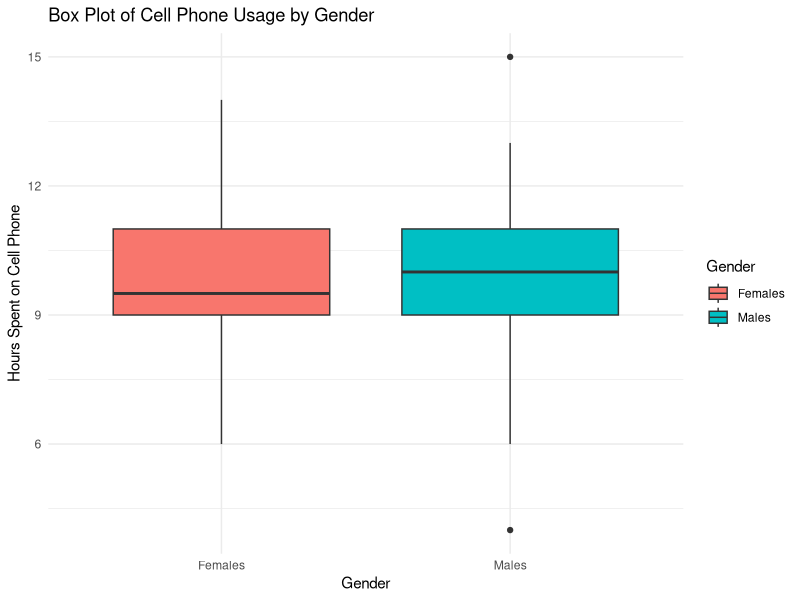
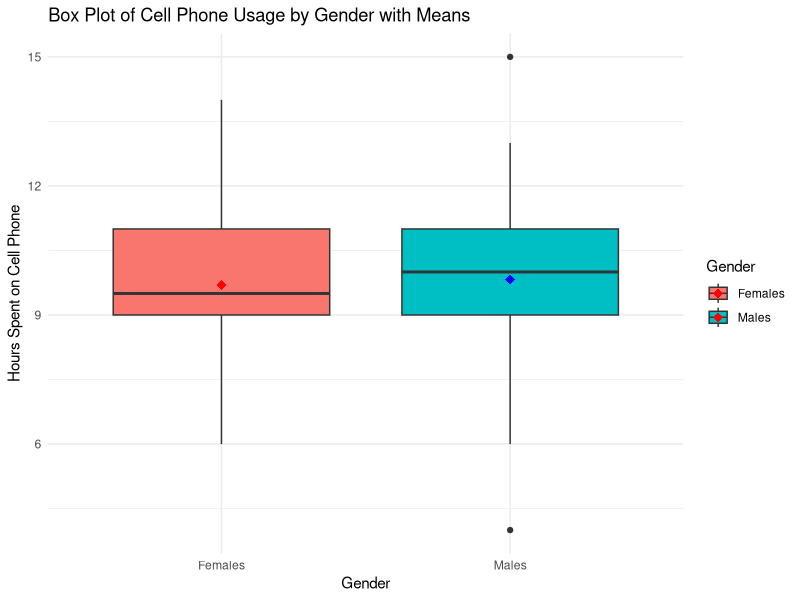
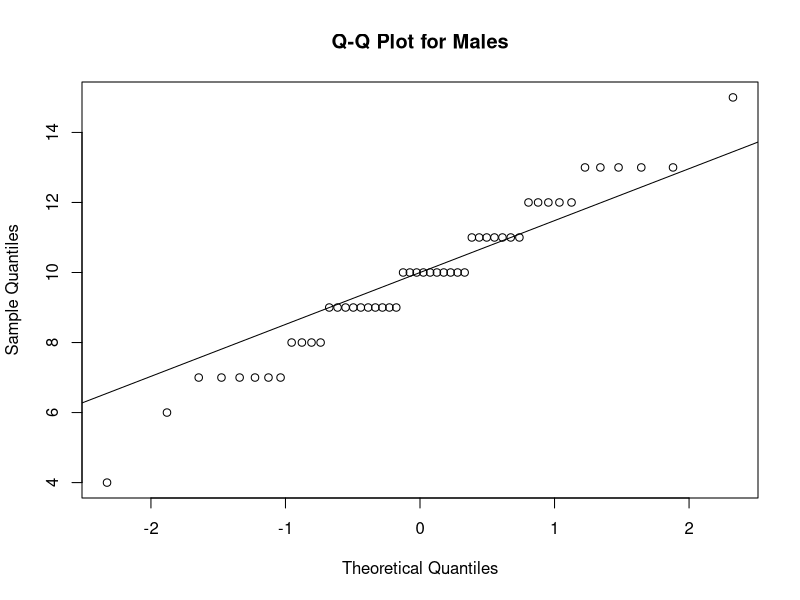
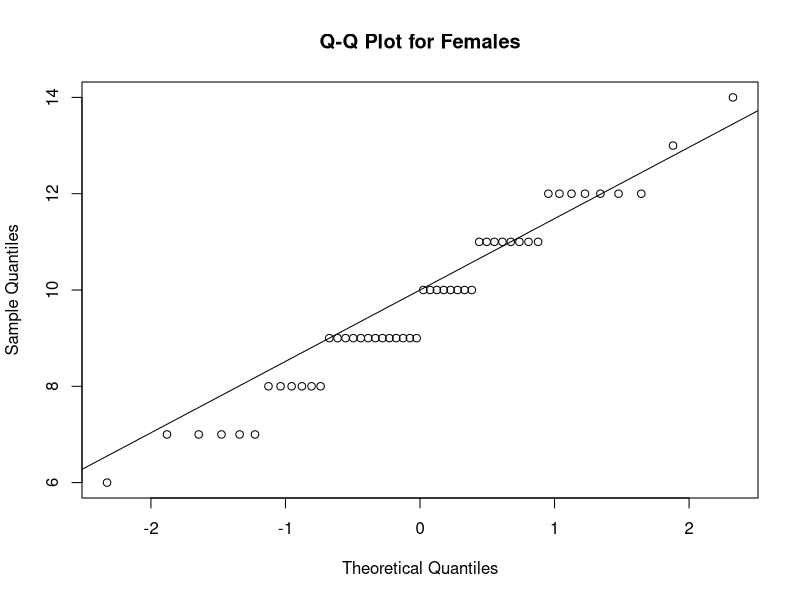
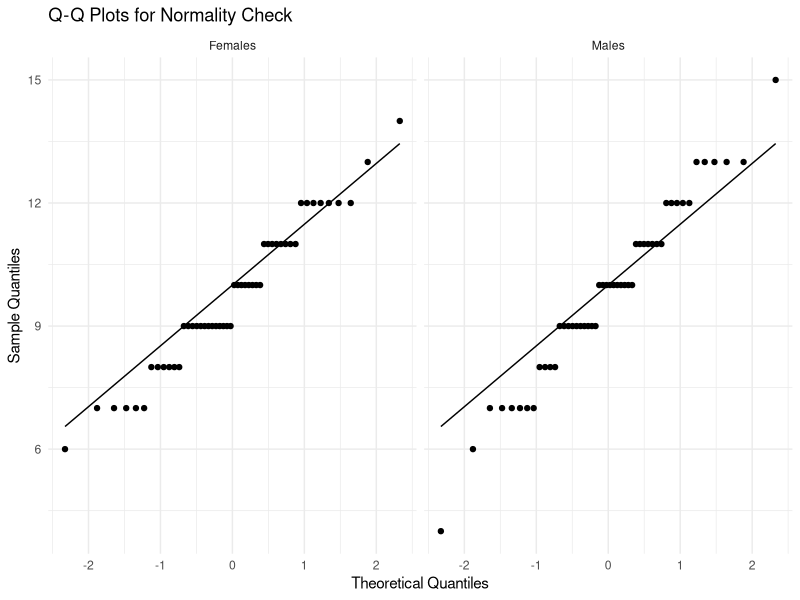
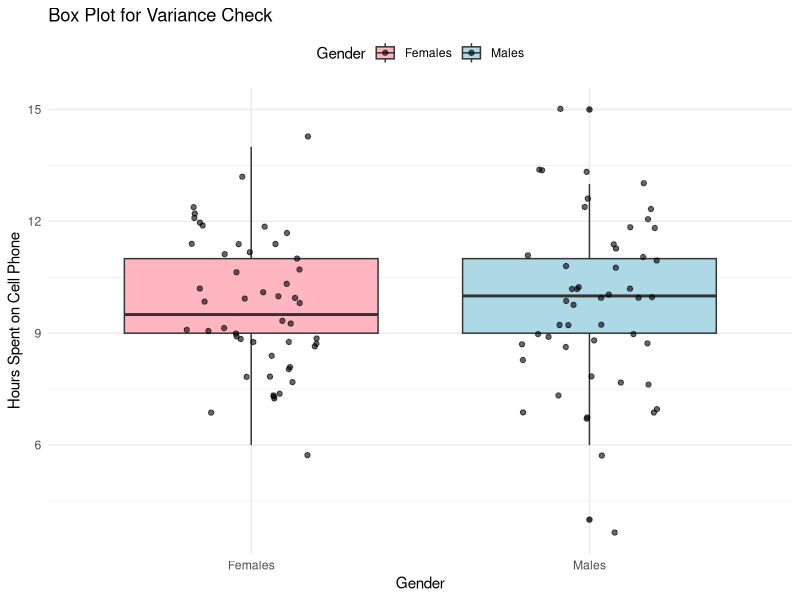

R code for these plots, in order:
## ---- chunk 1
library(ggplot2)
library(knitr)
## ---- chunk 2
# Input data
males <- c(12, 4, 11, 13, 11, 7, 9, 10, 10, 7, 7, 12, 6, 9, 15, 10, 11, 12, 7, 8, 
           8, 9, 11, 10, 9, 10, 9, 9, 7, 9, 11, 7, 10, 10, 11, 9, 12, 12, 8, 13, 
           9, 10, 8, 11, 10, 13, 13, 9, 10, 13)

females <- c(11, 9, 7, 10, 9, 10, 10, 7, 9, 10, 11, 8, 9, 6, 11, 10, 7, 9, 12, 14, 
             11, 12, 12, 8, 12, 12, 9, 10, 11, 7, 12, 7, 9, 8, 11, 10, 8, 13, 8, 10, 
             9, 9, 9, 11, 9, 9, 8, 9, 12, 11)
## ---- chunk 3
# Perform two-sample t-test
t_test_result <- t.test(males, females, alternative = "two.sided", var.equal = TRUE)

# Extract relevant values from t-test result
test_statistic <- t_test_result$statistic
p_value <- t_test_result$p.value
confidence_interval <- t_test_result$conf.int
mean_difference <- t_test_result$estimate[1] - t_test_result$estimate[2]
degrees_of_freedom <- t_test_result$parameter

# Create a summary table for the t-test results
t_test_summary <- data.frame(
  Statistic = c("t-statistic", "p-value", "Mean Difference", "95% Confidence Interval Lower", 
                "95% Confidence Interval Upper", "Degrees of Freedom"),
  Value = c(test_statistic, p_value, mean_difference, confidence_interval[1], 
            confidence_interval[2], degrees_of_freedom)
)

# Display the summary table
kable(t_test_summary, caption = "Summary of Two-Sample T-Test Results")
## ---- chunk 4
# Conclusion based on p-value
if (p_value < 0.05) {
  conclusion <- "There is a significant difference in the mean times spent on cell phones by males and females."
} else {
  conclusion <- "There is no significant difference in the mean times spent on cell phones by males and females."
}

cat("P-value: ", p_value, "\n")
cat("Conclusion: ", conclusion)

## ---- chunk 5
# Create a data frame for plotting
data <- data.frame(
  Gender = rep(c("Males", "Females"), each = 50),
  Hours = c(males, females)
)

# Create box plot
ggplot(data, aes(x = Gender, y = Hours, fill = Gender)) +
  geom_boxplot() +
  labs(title = "Box Plot of Cell Phone Usage by Gender",
       x = "Gender",
       y = "Hours Spent on Cell Phone") +
  theme_minimal()

# Calculate descriptive statistics for males
mean_males <- mean(males)
sd_males <- sd(males)
n_males <- length(males)

# Calculate descriptive statistics for females
mean_females <- mean(females)
sd_females <- sd(females)
n_females <- length(females)

# Create a summary table for descriptive statistics
descriptive_stats <- data.frame(
  Gender = c("Males", "Females"),
  Mean = c(mean_males, mean_females),
  SD = c(sd_males, sd_females),
  N = c(n_males, n_females)
)
kable(descriptive_stats, caption = "Descriptive Statistics by Gender")

## ---- chunk 6
# Calculate 95% confidence interval for males
ci_males <- t.test(males)$conf.int

# Calculate 95% confidence interval for females
ci_females <- t.test(females)$conf.int

# Create a summary table for confidence intervals
confidence_intervals <- data.frame(
  Gender = c("Males", "Females"),
  `95% Confidence Interval` = c(
    paste(round(ci_males[1], 2), "-", round(ci_males[2], 2)),
    paste(round(ci_females[1], 2), "-", round(ci_females[2], 2))
  )
)

kable(confidence_intervals, caption = "95% Confidence Intervals by Gender")


# Create box plot with aligned means
ggplot(data, aes(x = Gender, y = Hours, fill = Gender)) +
  geom_boxplot() +
  geom_point(aes(x = "Males", y = mean_males), color = "blue", size = 3, shape = 18) +
  geom_point(aes(x = "Females", y = mean_females), color = "red", size = 3, shape = 18) +
  labs(title = "Box Plot of Cell Phone Usage by Gender with Means",
       x = "Gender",
       y = "Hours Spent on Cell Phone") +
  theme_minimal()
## ---- chunk 7
# Confidence interval for the difference between the means
# Perform two-sample t-test
t_test_result <- t.test(males, females, alternative = "two.sided", var.equal = TRUE)

# Extract the confidence interval from the t-test result
confidence_interval <- t_test_result$conf.int

# Create a summary table for confidence intervals
conf_interval_table <- data.frame(
  `Confidence Interval` = paste(round(confidence_interval[1], 2), "-", round(confidence_interval[2], 2))
)

kable(conf_interval_table, caption = "Confidence Interval from t-test Results")



## ---- chunk 8
# Q-Q plot for males
qqnorm(males, main = "Q-Q Plot for Males")
qqline(males)

# Q-Q plot for females
qqnorm(females, main = "Q-Q Plot for Females")
qqline(females)

# Shapiro-Wilk test for normality
shapiro_males <- shapiro.test(males)
shapiro_females <- shapiro.test(females)

# Display the results
data.frame(
  Gender = c("Males", "Females"),
  Shapiro_W_P_Value = c(shapiro_males$p.value, shapiro_females$p.value)
)

# Q-Q plots as an additional normality check
ggplot(data, aes(sample = Hours)) +
  stat_qq() +
  stat_qq_line() +
  facet_wrap(~Gender) +
  labs(title = "Q-Q Plots for Normality Check",
       x = "Theoretical Quantiles",
       y = "Sample Quantiles") +
  theme_minimal()
## ---- chunk 9
# Variance test
var_test <- var.test(males, females)

# Display the result
var_test
## ---- chunk 10
# Create box plot to check for equal variances with colors and points
ggplot(data, aes(x = Gender, y = Hours, fill = Gender)) +
  geom_boxplot() +
  geom_jitter(position = position_jitter(0.2), color = "black", size = 1.5, alpha = 0.6) + # Add points
  labs(title = "Box Plot for Variance Check",
       x = "Gender",
       y = "Hours Spent on Cell Phone") +
  theme_minimal() +
  scale_fill_manual(values = c("Males" = "lightblue", "Females" = "lightpink")) + # Custom colors
  theme(legend.position = "top")  # Position the legend at the top
